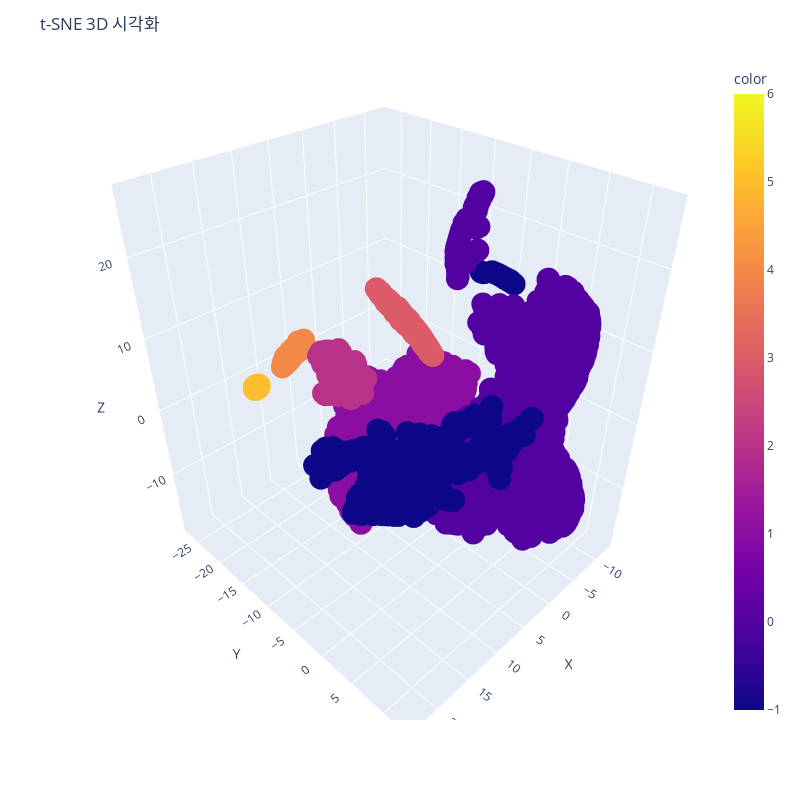

Notebook code for this chart:
### Markdown cell above
* 실루엣 스코어 알고리즘 설명 참고 블로그
    : https://losskatsu.github.io/machine-learning/silhouette-score/#1-%EC%84%9C%EB%A1%A0

### Code cell
# tsne를 plotly로 3d로 시각화
from sklearn.manifold import TSNE

# t-SNE를 사용하여 데이터를 3차원으로 축소
tsne = TSNE(n_components=3, random_state=42)
tsne_result = tsne.fit_transform(rfm_scaled)

# 3D 시각화
fig = px.scatter_3d(x=tsne_result[:,0], y=tsne_result[:,1], z=tsne_result[:,2], color=clusters, size_max=2)
fig.update_layout(title='t-SNE 3D 시각화', scene=dict(xaxis=dict(title='X'), yaxis=dict(title='Y'), zaxis=dict(title='Z')), width=800, height=800)
fig.show()

### Figure 1 — Plotly figure (JSON) as saved in the notebook; plotly's stock layout.template omitted (floating-point values rounded to 4 significant figures; data arrays with more than 128 entries replaced by an {"elided": "..."} marker saying what was removed)
{"data": [{"hovertemplate": "x=%{x}<br>y=%{y}<br>z=%{z}<br>color=%{marker.color}<extra></extra>", "legendgroup": "", "marker": {"color": {"elided": "4383 int values"}, "coloraxis": "coloraxis", "symbol": "circle"}, "mode": "markers", "name": "", "scene": "scene", "showlegend": false, "type": "scatter3d", "x": {"elided": "4383 float values"}, "y": {"elided": "4383 float values"}, "z": {"elided": "4383 float values"}}], "layout": {"coloraxis": {"colorbar": {"title": {"text": "color"}}, "colorscale": [[0, "#0d0887"], [0.1111, "#46039f"], [0.2222, "#7201a8"], [0.3333, "#9c179e"], [0.4444, "#bd3786"], [0.5556, "#d8576b"], [0.6667, "#ed7953"], [0.7778, "#fb9f3a"], [0.8889, "#fdca26"], [1, "#f0f921"]]}, "height": 800, "legend": {"tracegroupgap": 0}, "margin": {"t": 60}, "scene": {"domain": {"x": [0, 1], "y": [0, 1]}, "xaxis": {"title": {"text": "X"}}, "yaxis": {"title": {"text": "Y"}}, "zaxis": {"title": {"text": "Z"}}}, "title": {"text": "t-SNE 3D 시각화"}, "width": 800}}
